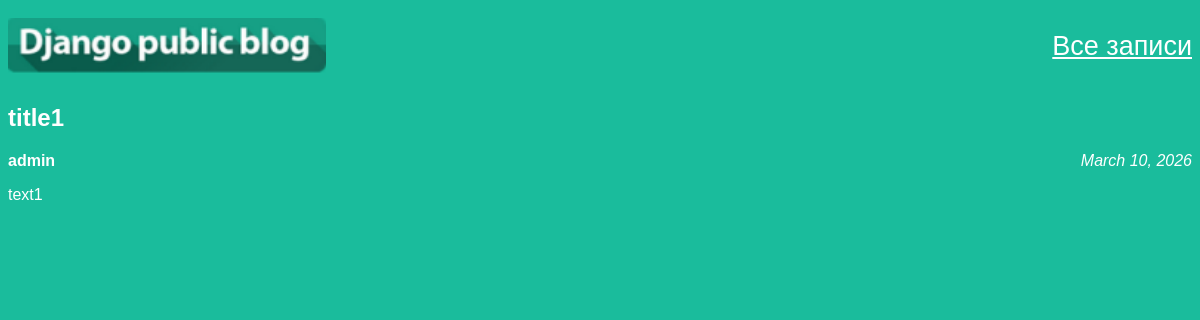
The app's page /article/1/ with its own data.
### articles/models.py (models this page shows, shortened)
class Article(models.Model):
    title = models.CharField(max_length=200)
    author = models.ForeignKey(User, on_delete=models.CASCADE)
    text = models.TextField()
    created_date = models.DateField(auto_now_add=True)

### articles/views.py (the view)
# urls.py: re_path(r'^article/(?P<article_id>\d+)/$', views.get_article, name='get_article'),
def get_article(request, article_id):
    try:
        post = Article.objects.get(id=article_id)
        return render(request, 'article.html', {"post": post})
    except Article.DoesNotExist:
        raise Http404

### articles/templates/article.html (shortened to what this page needs)
<!DOCTYPE html>
<html>
<head>
    <link rel="stylesheet" href="/static/css/article.css">
</head>
<body class="article">
    <div class="header">
        <img src="/static/img/dpb-logo.png" />
        <a href="/" >Все записи</a>
    </div>
    <h2 class="post-title">{{ post.title }}</h2>
    <div class="article-info">
        <div class="article-author">{{ post.author.username }}</div>
        <div class="article-created-date">{{ post.created_date }}</div>
    </div>
    <p class="article-text">{{ post.text }}</p>
</body>
</html>

### articles/static/css/article.css (style rules this page uses)
body { background: #1abc9c; font-family: Tahoma, Arial, sans-serif; color: #ffffff; }
.header { display: flex; justify-content: space-between; align-items: center; padding: 10px 0; }
.header img { width: 318px; height: auto; margin: 0; }
.header a { color: #ffffff; font-size: 27px; text-decoration: underline; }
.article-author { font-weight: bold; width: 50%; float: left; }
.article-created-date { text-align: right; font-style: italic; }

### records on screen
Article: title "title1", author.username "admin", created_date "March 10, 2026", text "text1"
